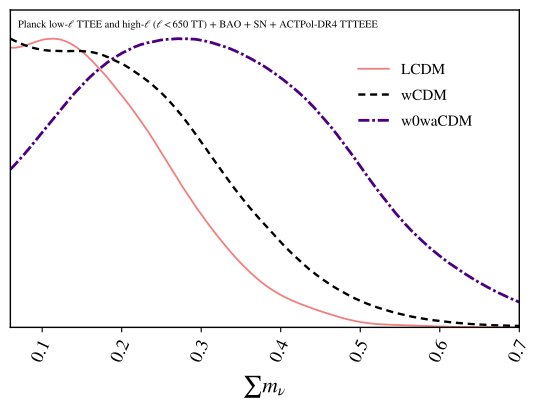

The script that drew this image:
import getdist.plots as gplot
from getdist import MCSamples
from getdist import loadMCSamples
import os
import matplotlib
import subprocess
import matplotlib.pyplot as plt
import numpy as np

# GENERAL PLOT OPTIONS
matplotlib.rcParams['mathtext.fontset'] = 'stix'
matplotlib.rcParams['font.family'] = 'STIXGeneral'
matplotlib.rcParams['mathtext.rm'] = 'Bitstream Vera Sans'
matplotlib.rcParams['mathtext.it'] = 'Bitstream Vera Sans:italic'
matplotlib.rcParams['mathtext.bf'] = 'Bitstream Vera Sans:bold'
matplotlib.rcParams['xtick.bottom'] = True
matplotlib.rcParams['xtick.top'] = False
matplotlib.rcParams['ytick.right'] = False
matplotlib.rcParams['axes.edgecolor'] = 'black'
matplotlib.rcParams['axes.linewidth'] = '1.0'
matplotlib.rcParams['axes.labelsize'] = 'medium'
matplotlib.rcParams['axes.grid'] = True
matplotlib.rcParams['grid.linewidth'] = '0.0'
matplotlib.rcParams['grid.alpha'] = '0.18'
matplotlib.rcParams['grid.color'] = 'lightgray'
matplotlib.rcParams['legend.labelspacing'] = 0.77
matplotlib.rcParams['savefig.bbox'] = 'tight'
matplotlib.rcParams['savefig.format'] = 'pdf'

parameter = [u'omegam',u'sigma8', u'As_1e9', u'ns', u'SS8', u'omegab', u'H0', u'LSST_A1_1', u'LSST_A1_2']
chaindir=os.getcwd()

analysissettings={'smooth_scale_1D':0.35,'smooth_scale_2D':0.35,'ignore_rows': u'0.5',
'range_confidence' : u'0.01'}

analysissettings2={'smooth_scale_1D':0.35,'smooth_scale_2D':0.35,'ignore_rows': u'0.0',
'range_confidence' : u'0.01'}

root_chains = (
  'EXAMPLE_MCMC31',
  'EXAMPLE_MCMC32',
  'EXAMPLE_MCMC33'
)

num_points_thin = 50000

# --------------------------------------------------------------------------------
samples=loadMCSamples(chaindir + '/../chains/' + root_chains[0],settings=analysissettings)
samples.thin(factor = int(np.sum(samples.weights)/num_points_thin))
p = samples.getParams()
samples.addDerived(p.omegam*p.H0/100.,name='gamma',label='{\\Omega_m h}')
samples.addDerived(p.s8omegamp5/0.5477225575,name='SS8',label='{S_8}')
samples.addDerived(p.mnu,name='mnu2',label='{\\sum m_\\nu}', range=[0.06,0.7])
samples.saveAsText(chaindir + '/.VM_P12_TMP1')
# --------------------------------------------------------------------------------
samples=loadMCSamples(chaindir + '/../chains/' + root_chains[1],settings=analysissettings)
samples.thin(factor = int(np.sum(samples.weights)/num_points_thin))
p = samples.getParams()
samples.addDerived(p.omegam*p.H0/100.,name='gamma',label='{\\Omega_m h}')
samples.addDerived(p.s8omegamp5/0.5477225575,name='SS8',label='{S_8}')
samples.addDerived(p.mnu,name='mnu2',label='{\\sum m_\\nu}', range=[0.06,0.7])
samples.saveAsText(chaindir + '/.VM_P12_TMP2')
# --------------------------------------------------------------------------------
samples=loadMCSamples(chaindir + '/../chains/' + root_chains[2],settings=analysissettings)
samples.thin(factor = int(np.sum(samples.weights)/num_points_thin))
p = samples.getParams()
samples.addDerived(p.omegam*p.H0/100.,name='gamma',label='{\\Omega_m h}')
samples.addDerived(p.s8omegamp5/0.5477225575,name='SS8',label='{S_8}')
samples.addDerived(p.mnu,name='mnu2',label='{\\sum m_\\nu}', range=[0.06,0.7])
samples.saveAsText(chaindir + '/.VM_P12_TMP3')
# --------------------------------------------------------------------------------

#GET DIST PLOT SETUP
g = gplot.get_single_plotter(
  chain_dir=chaindir,
  analysis_settings=analysissettings2,
  width_inch=5.3
)

g.settings.axis_tick_x_rotation=65
g.settings.lw_contour = 1.2
g.settings.legend_rect_border = False
g.settings.figure_legend_frame = False
g.settings.axes_fontsize = 13.0
g.settings.legend_fontsize = 11.0
g.settings.alpha_filled_add = 0.85
g.settings.lab_fontsize=15.5
g.legend_labels=False
g.settings.constrained_layout=True

g.plots_1d(
  [ 
    chaindir + '/.VM_P12_TMP1', 
    chaindir + '/.VM_P12_TMP2',
    chaindir + '/.VM_P12_TMP3'
  ],
  params=[u'mnu2'],
  line_args=[
    {'lw': 1.3,'ls': 'solid', 'color':'lightcoral'},
    {'lw': 1.7,'ls': '--', 'color':'black'},
    {'lw': 2.0,'ls': '-.', 'color': 'indigo'},
  ]
)

g.settings.tight_layout=True
g.finish_plot(
  legend_labels=[
    'LCDM',
    'wCDM',
    'w0waCDM'
  ],
  no_extra_legend_space=True,
  legend_loc=(0.65,0.67)
)

g.add_text('Planck low-$\\ell$ TTEE and high-$\\ell$ ($\\ell<650$ TT) + BAO + SN + ACTPol-DR4 TTTEEE', 
  x=0.015, 
  y=0.95,
  fontsize=7.5,
  horizontalalignment='left'
)

ax = g.get_axes()
ax.set_xlim(0.06,0.7)
g.export()
